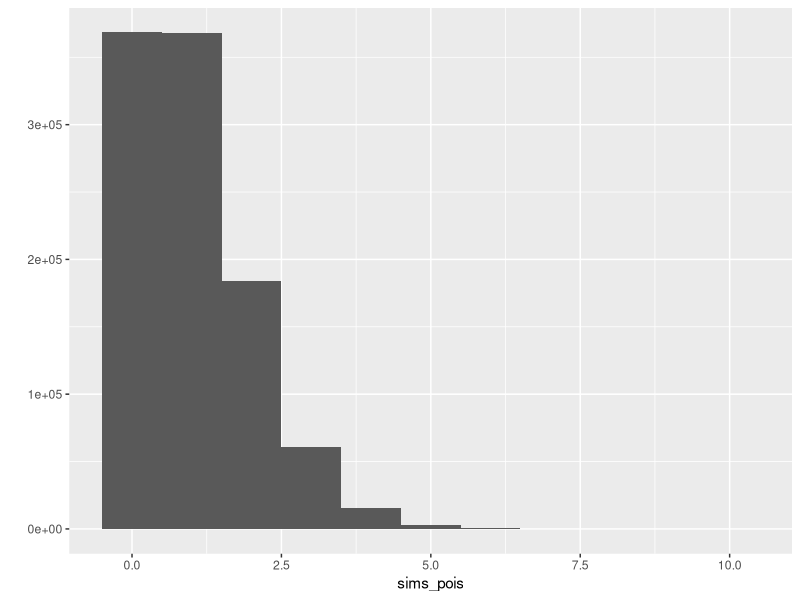

The R source for this figure:
library(ggplot2)
library(purrr)
rpoisI <- function(lambda = 1){
  U <- runif(1)
  i <- 0
  p <- exp(-lambda)
  P <- p
  while(U >= P){
    p <- lambda * p / (i + 1)
    P <- P + p
    i <- i + 1
  }
  i
}
sims_pois <- rerun(1000000, rpoisI()) %>% flatten_dbl()
qplot(sims_pois, binwidth = 1)

